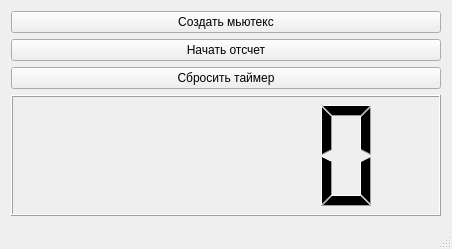
<?xml version="1.0" encoding="UTF-8"?>
<ui version="4.0">
 <class>MainWindow</class>
 <widget class="QMainWindow" name="MainWindow">
  <property name="geometry">
   <rect>
    <x>0</x>
    <y>0</y>
    <width>452</width>
    <height>249</height>
   </rect>
  </property>
  <property name="windowTitle">
   <string>MainWindow</string>
  </property>
  <widget class="QWidget" name="centralWidget">
   <layout class="QGridLayout" name="gridLayout">
    <item row="5" column="0">
     <widget class="QLCDNumber" name="timer">
      <property name="font">
       <font>
        <family>Consolas</family>
        <pointsize>14</pointsize>
        <weight>75</weight>
        <bold>true</bold>
       </font>
      </property>
      <property name="layoutDirection">
       <enum>Qt::RightToLeft</enum>
      </property>
      <property name="mode">
       <enum>QLCDNumber::Dec</enum>
      </property>
     </widget>
    </item>
    <item row="2" column="0">
     <widget class="QPushButton" name="start_timer">
      <property name="text">
       <string>Начать отсчет</string>
      </property>
     </widget>
    </item>
    <item row="4" column="0">
     <widget class="QPushButton" name="stop_timer">
      <property name="text">
       <string>Сбросить таймер</string>
      </property>
     </widget>
    </item>
    <item row="1" column="0">
     <widget class="QPushButton" name="pushButton">
      <property name="text">
       <string>Создать мьютекс</string>
      </property>
     </widget>
    </item>
   </layout>
  </widget>
  <widget class="QStatusBar" name="statusBar"/>
 </widget>
 <layoutdefault spacing="6" margin="11"/>
 <resources/>
 <connections/>
</ui>
